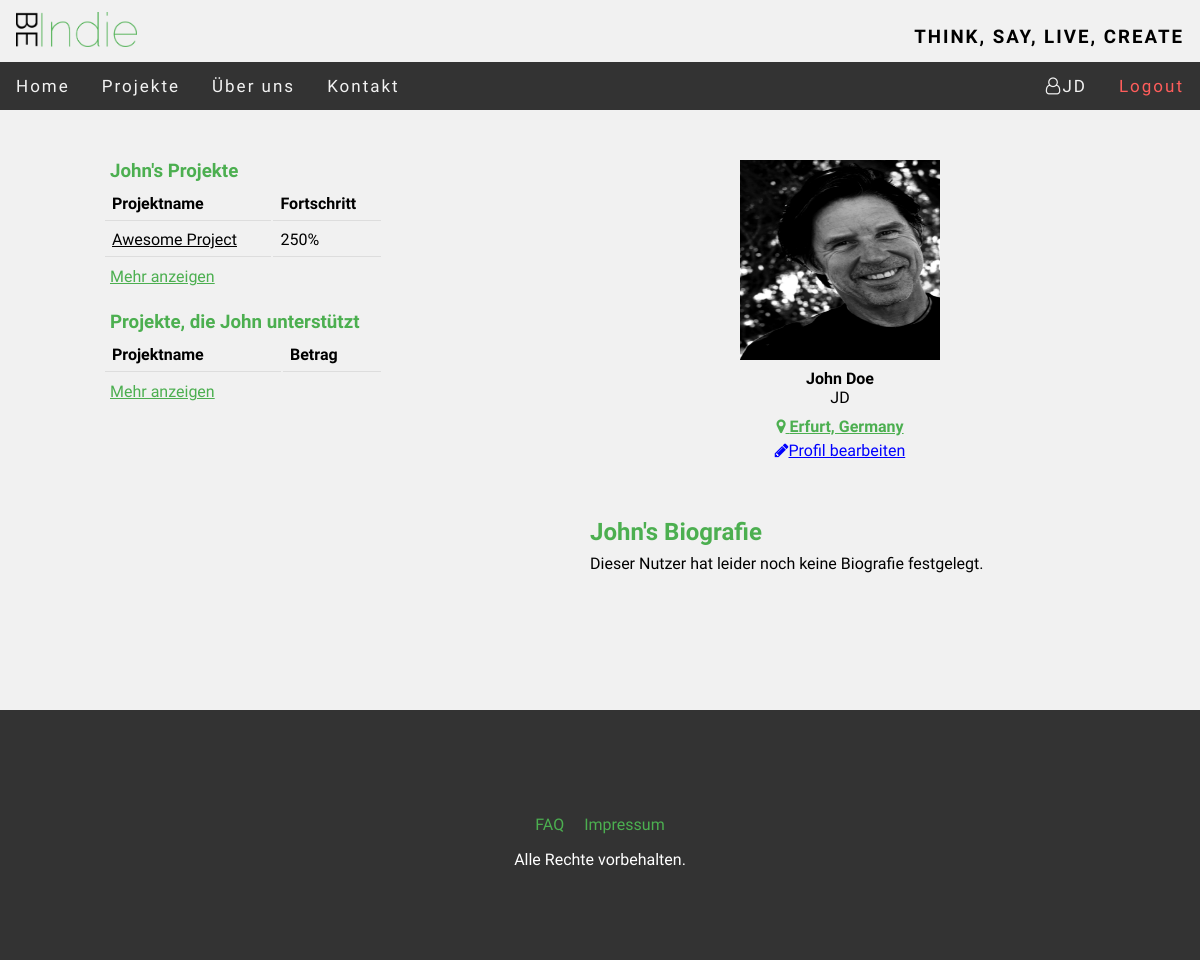
Screenshot of /BeIndie/index.php?page=user_profile&id=2 (signed in) with the database file from the repository.
### tables this page shows
CREATE TABLE `user` (
  `user_ID` int(11) NOT NULL,
  `email` varchar(200) NOT NULL,
  `user_name` varchar(30) NOT NULL,
  `first_name` varchar(200) DEFAULT NULL,
  `last_name` varchar(200) DEFAULT NULL,
  `avatar` varchar(200) DEFAULT NULL,
  `location` varchar(200) DEFAULT NULL,
  `crypt_pw` varchar(200) NOT NULL,
  `user_bio` varchar(500) DEFAULT NULL
);

CREATE TABLE `project` (
  `project_ID` int(11) NOT NULL,
  `creator` varchar(200) NOT NULL,
  `title` varchar(200) NOT NULL,
  `goal` int(11) NOT NULL,
  `current_status` int(11) NOT NULL,
  `start_date` date NOT NULL,
  `end_date` date NOT NULL,
  `category` varchar(200) NOT NULL,
  `description` text NOT NULL
);

### BeIndie/includes/pages/user_profile/user_profile.php (the view, shortened to what this page needs)
<?php
$uid = $_GET["id"];
include ("includes/functions/swConnect.php");
$query_name = "SELECT user_name, first_name, last_name, user_bio, location, avatar FROM user WHERE user_ID='" . $uid . "'";
$result_name = mysqli_query($conn, $query_name);
$output_name = mysqli_fetch_assoc($result_name);
$query_projects = "SELECT title, current_status, goal, project_ID FROM user u JOIN project p ON u.email=p.creator WHERE user_ID='" . $uid . "' LIMIT 5";
$result_projects = mysqli_query($conn, $query_projects);
$name = "";
$i = 0;
$allow_edit = false;
if(isset($_SESSION["username"])){
    if ($_SESSION["username"] == $output_name["user_name"]){
    $allow_edit = true;
}}
if ($output_name["first_name"] == NULL) {
    $name = $output_name["user_name"];
} else {
    $name = $output_name["first_name"];
}
?>
<div id="user_wrap">
    <div id="projects">
        <h3><?=$name?>'s Projekte</h3>
        <table>
            <tr>
                <th>Projektname</th>
                <th>Fortschritt</th>
            </tr>
                <?php while ($output2 = mysqli_fetch_assoc($result_projects)) {
                    if ($i <= 5) {
                    ?>
                    <tr>
                        <td>
                            <a href="index.php?page=projects&q=<?=$output2["project_ID"]?>"><?=$output2["title"]?></a>
                        </td>
                        <td>
                            <?= number_format((($output2["current_status"] / $output2["goal"]) * 100)) . "%" ?>
                        </td>
                    </tr>
                <?php $i++;} } ?>
        </table>
        <a href='index.php?page=my_projects&uname=<?=$output_name["user_name"]?>'>Mehr anzeigen</a>
        <h3 class="second">Projekte, die <?=$name?> unterstützt</h3>
        <table>
            <tr>
                <th>Projektname</th>
                <th id="amount_th">Betrag</th>
            </tr>
        </table>
        <a href='index.php?page=my_projects&uname=<?=$output_name["user_name"]?>'>Mehr anzeigen</a>
    </div>
    <div id="user">
        <div id="user_img">
            <?php if ($output_name["avatar"] == NULL) {?>
            <img src="images/u_images/standard_avatar.png" alt="user_img"/>
            <?php } else { ?>
            <img src="<?=$output_name["avatar"]?>" alt="user_img"/>
            <?php } ?>
            <div id="user_info">
            <p>
                <?php if ($output_name["first_name"] == NULL || $output_name["last_name"] == NULL) {
                echo "<b>" . utf8_encode($output_name["user_name"]) . "</b>";
            } else {
                echo "<b>" . utf8_encode($output_name["first_name"]) . " " . utf8_encode($output_name["last_name"]) . "</b> <br/>";
                echo utf8_encode($output_name["user_name"]);
            }?>
            </p>
            <p>
                <b>
                   <?php if ($output_name["location"] != NULL) {?>
                    <i class="fa fa-map-marker" aria-hidden="true" style='color:#4CAF50'></i><a href='http://maps.google.com/?q=<?=utf8_encode($output_name["location"])?>'> <?=utf8_encode($output_name["location"])?></a>
                   <?php } ?>
                </b>
            </p>
            <?php if ($allow_edit == true){?>
            <a href="index.php?page=edit_profile&id=<?=$uid?>" style="color:blue"><i class="fa fa-pencil" aria-hidden="true"></i>Profil bearbeiten</a>
            <?php } ?>
        </div>
        </div>
        <div id="user_bio">
            <h2><?=$name?>'s Biografie</h2>
            <?php if($output_name["user_bio"] == NULL) {?>
            Dieser Nutzer hat leider noch keine Biografie festgelegt.
            <?php } else {
                echo utf8_encode($output_name["user_bio"]);
            } ?>
        </div>
    </div>
</div>

### BeIndie/css/style.css (style rules this page uses)
* { margin: 0; }
body { background-color: #f1f1f1; }
body,h2,h3,h4,h5,h6,h7 { font-family: 'Raleway', sans-serif; }

### BeIndie/includes/pages/user_profile/css/user_profile.css (style rules this page uses)
#user_wrap { padding: 50px 0; width: 980px; margin: 0 auto; height: 500px; }
#user_wrap a { color: #4CAF50; }
#projects { float: left; width: 280px; height: 100%; }
#projects table { padding: 3px 0 0 0; margin-left: -7px; margin-bottom: 8px; width: 100%; }
#projects table a { text-decoration: none; text-decoration: underline; color: black; }
#projects th { text-align: left; }
#projects td { text-align: left; max-height: 10px; }
#amount_th { width: 84px; }
#projects th, td { padding: 7px; border-bottom: 1px solid #ddd; }
#projects h3 { color: #4CAF50; }
#projects h3.second { margin-top: 25px; }
#user { width: 700px; float: left; }
#user_img { width: 200px; margin-left: 350px; }
#user_info { width: 200px; text-align: center; }
#user_info p { padding: 5px 0; }
#user_img img { height: 200px; width: 200px; }
#user_bio { width: 500px; margin: 0 auto; padding: 50px 0 50px 200px; text-align: justify; }
#user_bio h2 { color: #4CAF50; padding: 8px 0; }

### rows the page displays
user: first_name "John", avatar (picture), last_name "Doe", user_name "JD", location "Erfurt, Germany"
project: title "Awesome Project", ($output2["current_status"] / $output2["goal"]) * 100 "250"

### other values shown
$_SESSION["username"] "JD"
